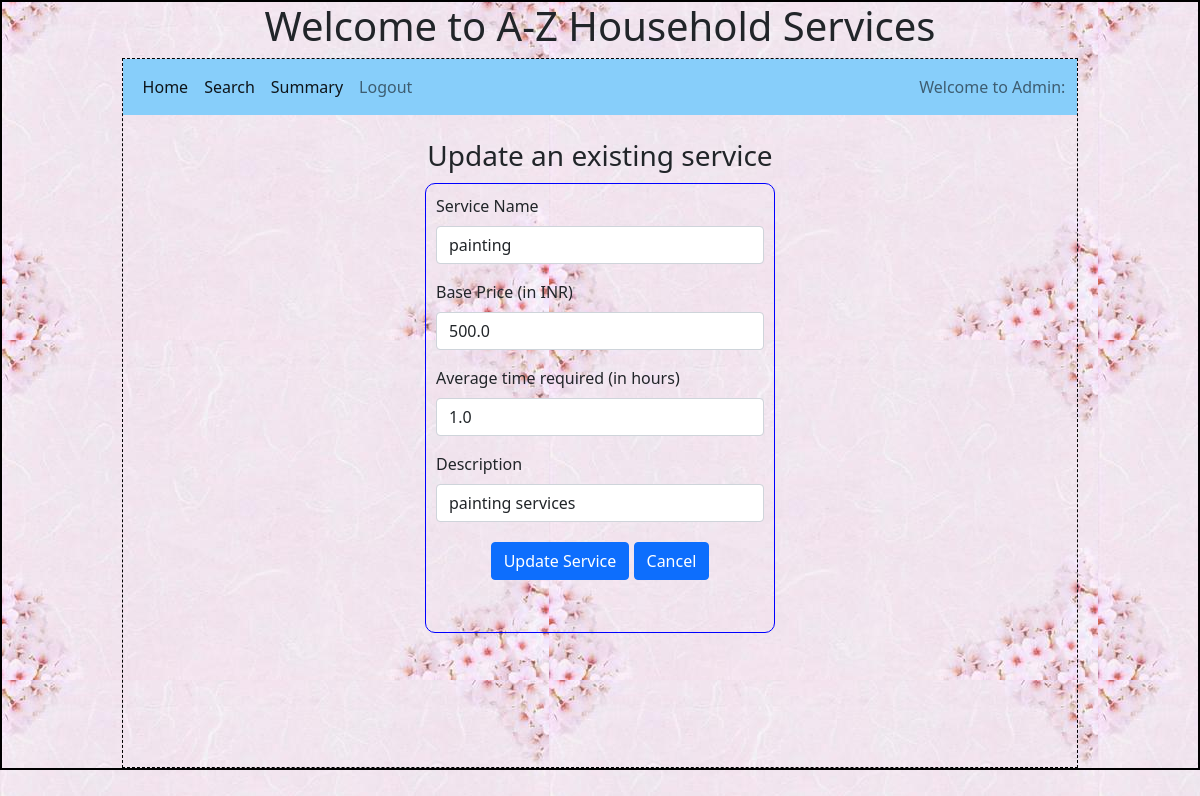
Before: /admin/service/update/6/6 with the older database file.
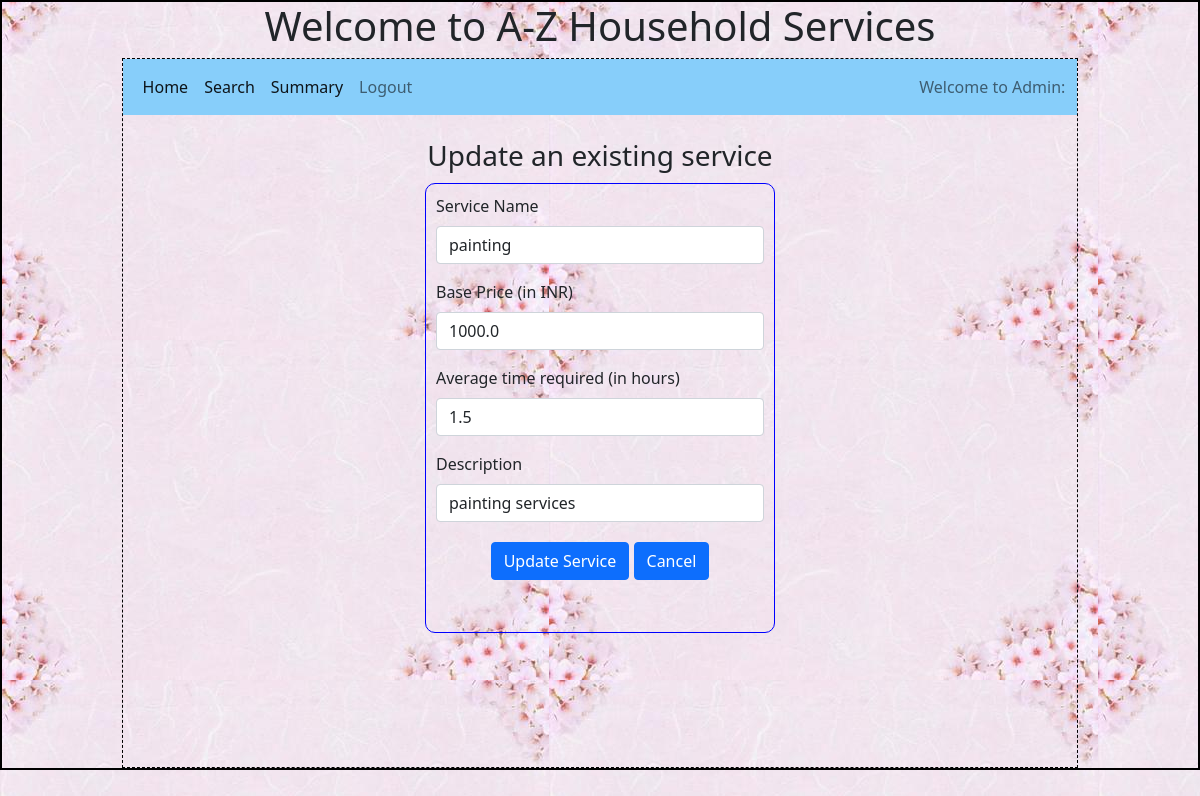
After: the same page with the newer database file.
### backend/models.py (models this page shows)
class Service(db.Model):
    __tablename__ = 'service'
    id=db.Column(db.Integer,primary_key=True)
    name = db.Column(db.String, nullable = False)
    base_price = db.Column(db.Float, nullable = False)
    avg_time_req = db.Column(db.Float, nullable = False) # Time in hours
    description = db.Column(db.String, nullable = False)
    sp = db.relationship('Service_professional', cascade = "all, delete", backref = 'service', lazy = True)
    sr = db.relationship('Service_request', cascade = "all, delete", backref = 'service', lazy = True)

### backend/controllers.py (the view)
@app.route("/admin/service/update/<service_id>/<uname>", methods= ['GET', 'POST'])
def update_service(service_id, uname):
    if request.method == 'POST':
        updated_name = request.form.get('name')
        updated_base_price = request.form.get('base_price')
        updated_avg_time_req = request.form.get('avg_time_req')
        updated_description = request.form.get('description')
        updated_service = service = Service.query.filter_by(id = service_id).first()
        updated_service.name = updated_name
        updated_service.base_price = updated_base_price
        updated_service.avg_time_req = updated_avg_time_req
        updated_service.description = updated_description
        db.session.commit()
        return redirect(url_for('admin_dashboard', uname=uname))
    else:
        service = Service.query.filter_by(id = service_id).first()
        return render_template ('add_update_service.html', heading = 'Update an existing service', service = service,
                                action = 'Update Service', uname=uname)

### templates/add_update_service.html
{%extends "admin_layout.html"%}
{%block content%}
<br>
    <div>
        <div style="text-align: center;"><h3>{{heading}}</h3></div>
        {%if action == 'Add Service'%}
        <form action="/admin/service/add/{{uname}}" method="POST">
        <div class="input_form" style="margin: auto; margin-top: 10px; height: 450px;">
            <div class="mb-3">
                <label for="name" class="form-label">Service Name</label>
                <input type="name" class="form-control" name="name" id="name" placeholder='service_name'>
            </div>
            <div class="mb-3">
                <label for="base_price" class="form-label">Base Price (in INR)</label>
                <input type="base_price" class="form-control" name="base_price" id="base_price" placeholder='base_price'>
            </div>
            <div class="mb-3">
                <label for="avg_time_req" class="form-label">Average time required (in hours)</label>
                <input type="avg_time_req" class="form-control" name="avg_time_req" id="avg_time_req" placeholder='time_req'>
            </div>
            <div class="mb-3">
                <label for="description" class="form-label">Description</label>
                <input type="text" class="form-control" name="description" id="description" placeholder='description'>
            </div>
            <div class="mb-3" style="text-align: center; margin-top: 20px;">
                <button type="submit" class="btn btn-primary" style="text-align: center; margin: auto;">{{action}}</button>
                <a href="/admin/{{uname}}" type="button" class="btn btn-primary" style="text-align: center; margin: auto;">Cancel</a>
            </div>
        </div>
        </form>
        {%elif action == 'Update Service'%}
        <form action="/admin/service/update/{{service.id}}/{{uname}}" method="POST">
            <div class="input_form" style="margin: auto; margin-top: 10px; height: 450px;">
                <div class="mb-3">
                    <label for="name" class="form-label">Service Name</label>
                    <input type="name" class="form-control" name="name" id="name" value='{{service.name}}'>
                </div>
                <div class="mb-3">
                    <label for="base_price" class="form-label">Base Price (in INR)</label>
                    <input type="base_price" class="form-control" name="base_price" id="base_price" value='{{service.base_price}}'>
                </div>
                <div class="mb-3">
                    <label for="avg_time_req" class="form-label">Average time required (in hours)</label>
                    <input type="avg_time_req" class="form-control" name="avg_time_req" id="avg_time_req" value='{{service.avg_time_req}}'>
                </div>
                <div class="mb-3">
                    <label for="description" class="form-label">Description</label>
                    <input type="text" class="form-control" name="description" id="description" value='{{service.description}}'>
                </div>
                <div class="mb-3" style="text-align: center; margin-top: 20px;">
                    <button type="submit" class="btn btn-primary" style="text-align: center; margin: auto;">{{action}}</button>
                    <a href="/admin/{{uname}}" type="button" class="btn btn-primary" style="text-align: center; margin: auto;">Cancel</a>
                </div>
            </div>
        {%endif%}
{%endblock%}

Changed rows visible on the page:
changed Service "painting": base_price "500.0" → "1000.0"; avg_time_req "1.0" → "1.5"
